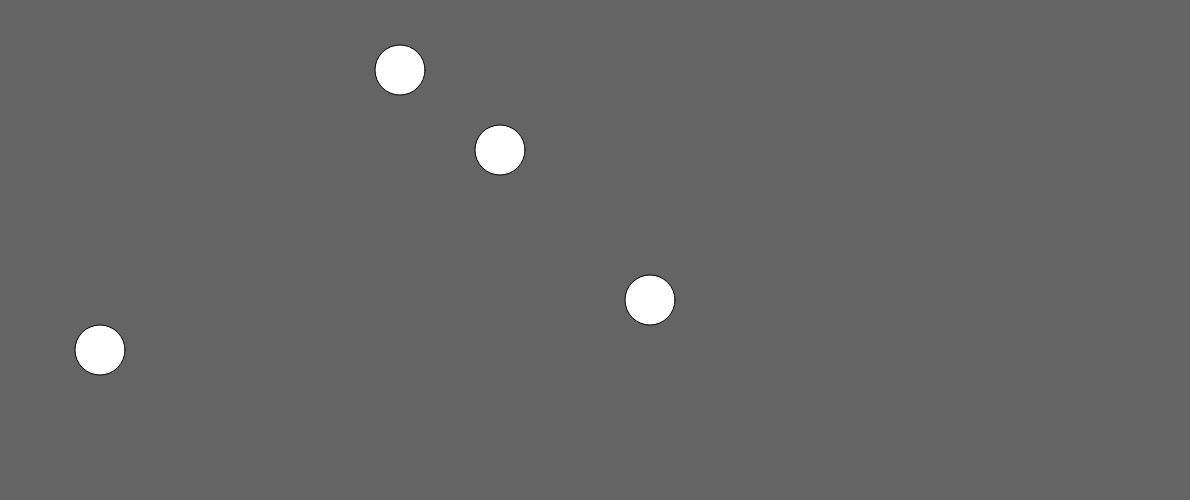
Frame 1 (no input)
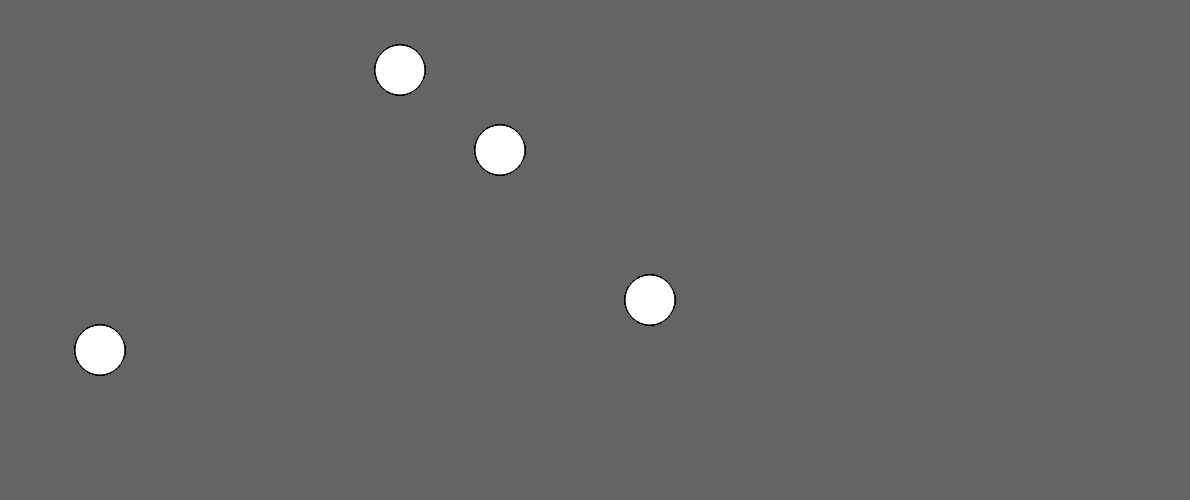
Frame 60 (no input)
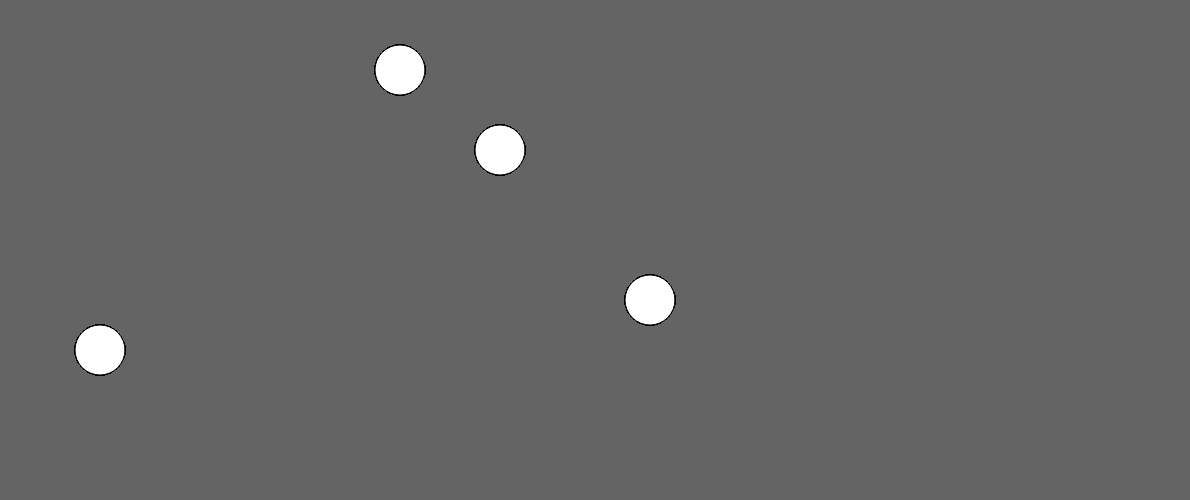
Frame 120 (the mouse pressed at the canvas centre since frame 60)

The p5.js sketch that drew these frames (run headless with seeded random() and noise() and a simulated clock; from frame 60 on, the mouse is pressed at the canvas centre):

// p5.js sketch
// ── sketch.js
//js file
let radius = 50;
function setup() {
  let canvas = createCanvas(windowWidth - 10, 500);
  background(100);
  let canvHolder = createDiv().addClass("canvas");
  canvas.parent(canvHolder);
}

function draw() {
  ellipse(400, 70, radius, radius);
  ellipse(100, 350, radius, radius);
  ellipse(500, 150, radius, radius);
  ellipse(650, 300, radius, radius);
}

// ── main.css
body {
  background-color: grey;
}
.bigImg {
  width: 800px;
}
.holder {
  display: flex;
  flex-direction: column;
}
.titleHolder {
  text-align: center;
  background-color: blue;
  color: white;
  padding: 25px;
  margin: 25px;
}

// ── train.js
let canvasHolder = document.getElementById("storyElement");
let text1 = "In the subway, the trains come roaring past."
function setup() {
  let myCanv = createCanvas(windowWidth - 50, 500);
  background(100, 0, 100, 100);
  myCanv.parent(canvasHolder);
}

function draw() {
  textSize(48);
  text(text1, 10, 100);
}
